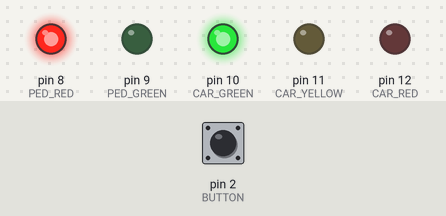
Bench run of a sketch on a simulated Arduino Uno, built with avr-gcc and run on an emulated ATmega328P. Shown: output pins drawn as LEDs (lit = HIGH). Inputs (shaded band) come from the test bench; at power-on: pin 2 (BUTTON) HIGH.

Above: at 5.0 s.
5.1 s: pin 2 (BUTTON) pulled LOW for 0.15 s
At 5.8 s:
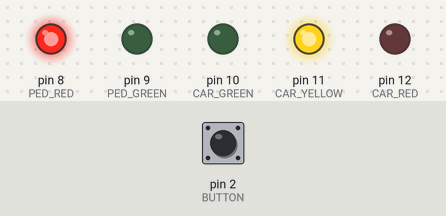
At 7.2 s:
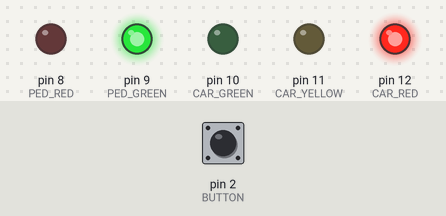
Timing chart, 0 to 14.1 s (numbered marks = the images above; inputs shaded):
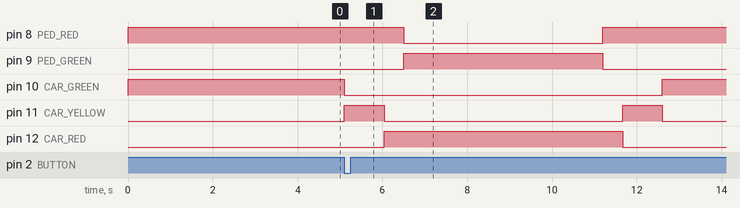

The sketch:

Homework1.ino
```cpp
#define CAR_RED 12
#define CAR_YELLOW 11
#define CAR_GREEN 10
#define PED_RED 8
#define PED_GREEN 9
#define BUTTON 2

void ISRFunction() {
  carStop();
  pedestrianButton();
  carSet();
}

void pedestrianButton() {
  digitalWrite(PED_RED, LOW);
  digitalWrite(PED_GREEN, HIGH);
  delay(1000000); // 10 seconds
  digitalWrite(PED_GREEN, LOW);
  digitalWrite(PED_RED, HIGH);
  delay(100000);
}

void carStop() {
  digitalWrite(CAR_GREEN, LOW);
  digitalWrite(CAR_YELLOW, HIGH);
  delay(200000); // 2 seconds
  digitalWrite(CAR_YELLOW, LOW);
  digitalWrite(CAR_RED, HIGH);
  delay(100000); // 1 second before pedestrian green
}

void carSet() {
  digitalWrite(CAR_RED, LOW);
  digitalWrite(CAR_YELLOW, HIGH);
  delay(200000); // 2 seconds
  digitalWrite(CAR_YELLOW, LOW);
  carGo();
}

void carGo() {
  digitalWrite(PED_RED, HIGH);
  digitalWrite(CAR_GREEN, HIGH);
  delay(1000000); // 10 seconds button block
}

void setup() {
  pinMode(CAR_RED, OUTPUT);
  pinMode(CAR_YELLOW, OUTPUT);
  pinMode(CAR_GREEN, OUTPUT);
  pinMode(PED_RED, OUTPUT);
  pinMode(PED_GREEN, OUTPUT);
  pinMode(BUTTON, INPUT);
  attachInterrupt(digitalPinToInterrupt(BUTTON), ISRFunction, FALLING);

  carGo();
}

void loop() {}
```

Measured:
- after the input at 5.1 s, pin 8 (PED_RED): HIGH → LOW after 1.4 s, → HIGH 4.7 s later; pin 9 (PED_GREEN): LOW → HIGH after 1.4 s, → LOW 4.7 s later; pin 10 (CAR_GREEN): HIGH → LOW at once, → HIGH 7.5 s later; pin 11 (CAR_YELLOW): alternates HIGH for 0.94 s and LOW for 5.6 s, starting at once; pin 12 (CAR_RED): LOW → HIGH after 0.94 s, → LOW 5.6 s later
